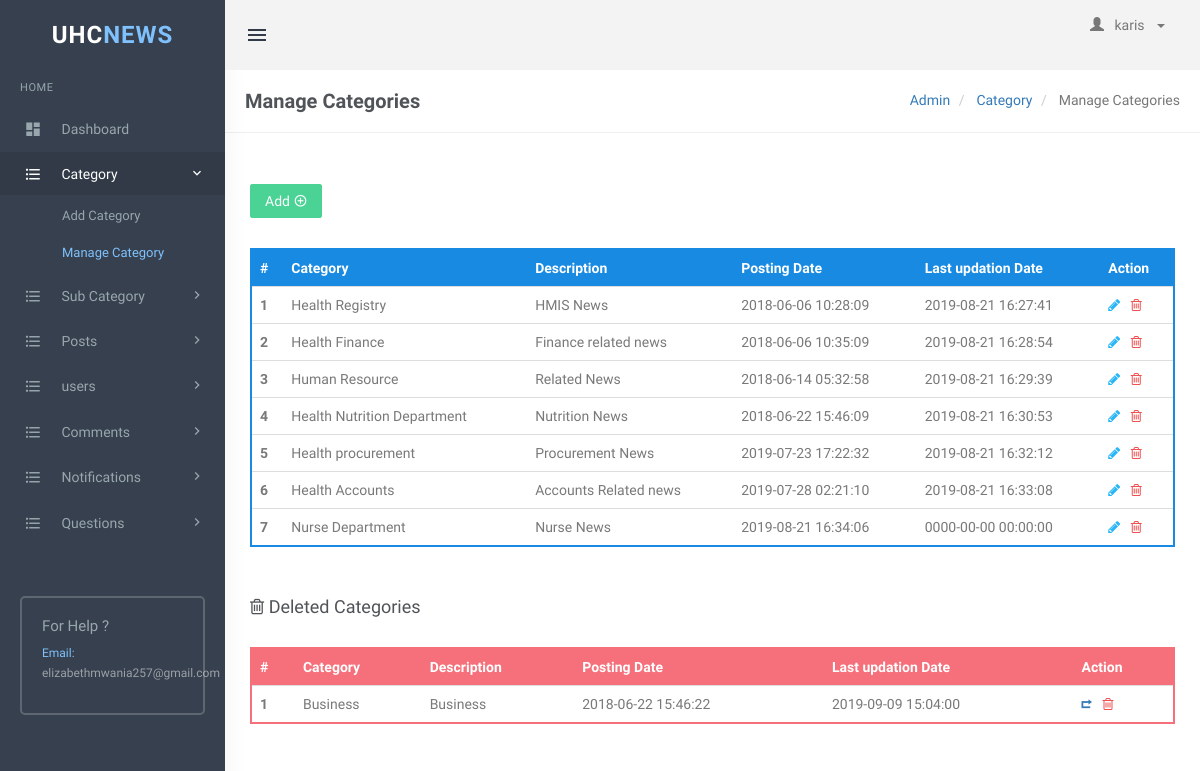
/admin/manage-categories.php (signed in), run on the app's committed database.
### tables this page shows
CREATE TABLE `tblcategory` (
  `id` int(11) NOT NULL,
  `CategoryName` varchar(200) DEFAULT NULL,
  `Description` mediumtext DEFAULT NULL,
  `PostingDate` timestamp NULL DEFAULT current_timestamp(),
  `UpdationDate` timestamp NULL DEFAULT '0000-00-00 00:00:00' ON UPDATE current_timestamp(),
  `Is_Active` int(1) DEFAULT NULL
);

### admin/manage-categories.php (the view, shortened to what this page needs)
<!DOCTYPE html>
<html lang="en">
    <head>
        <link href="assets/css/bootstrap.min.css" rel="stylesheet" type="text/css" />
        <link href="assets/css/core.css" rel="stylesheet" type="text/css" />
        <link href="assets/css/components.css" rel="stylesheet" type="text/css" />
        <link href="assets/css/icons.css" rel="stylesheet" type="text/css" />
        <link href="assets/css/pages.css" rel="stylesheet" type="text/css" />
        <link href="assets/css/menu.css" rel="stylesheet" type="text/css" />
        <link href="assets/css/responsive.css" rel="stylesheet" type="text/css" />
		<link rel="stylesheet" href="./plugins/switchery/switchery.min.css">
    </head>
    <body class="fixed-left">
        <div id="wrapper">
<?php include('includes/topheader.php');?>
<?php include('includes/leftsidebar.php');?>
            <div class="content-page">
                <div class="content">
                    <div class="container">
                        <div class="row">
							<div class="col-xs-12">
								<div class="page-title-box">
                                    <h4 class="page-title">Manage Categories</h4>
                                    <ol class="breadcrumb p-0 m-0">
                                        <li>
                                            <a href="#">Admin</a>
                                        </li>
                                        <li>
                                            <a href="#">Category </a>
                                        </li>
                                        <li class="active">
                                           Manage Categories
                                        </li>
                                    </ol>
                                    <div class="clearfix"></div>
                                </div>
							</div>
						</div>
<div class="row">
<div class="col-sm-6">
</div>
                                    <div class="row">
										<div class="col-md-12">
											<div class="demo-box m-t-20">
<div class="m-b-30">
<a href="add-category.php">
<button id="addToTable" class="btn btn-success waves-effect waves-light">Add <i class="mdi mdi-plus-circle-outline" ></i></button>
</a>
 </div>
												<div class="table-responsive">
                                                    <table class="table m-0 table-colored-bordered table-bordered-primary">
                                                        <thead>
                                                            <tr>
                                                                <th>#</th>
                                                                <th> Category</th>
                                                                <th>Description</th>
                                                                <th>Posting Date</th>
                                                                  <th>Last updation Date</th>
                                                                <th>Action</th>
                                                            </tr>
                                                        </thead>
                                                        <tbody>
<?php
$conn = mysqli_connect("localhost","root","","php_login_system");
$query=mysqli_query($conn,"Select id,CategoryName,Description,PostingDate,UpdationDate from  tblcategory where Is_Active=1");
$cnt=1;
while($row=mysqli_fetch_array($query))
{
?>
 <tr>
<th scope="row"><?php echo htmlentities($cnt);?></th>
<td><?php echo htmlentities($row['CategoryName']);?></td>
<td><?php echo htmlentities($row['Description']);?></td>
<td><?php echo htmlentities($row['PostingDate']);?></td>
<td><?php echo htmlentities($row['UpdationDate']);?></td>
<td><a href="edit-category.php?cid=<?php echo htmlentities($row['id']);?>"><i class="fa fa-pencil" style="color: #29b6f6;"></i></a>
	&nbsp;<a href="manage-categories.php?rid=<?php echo htmlentities($row['id']);?>&&action=del"> <i class="fa fa-trash-o" style="color: #f05050"></i></a> </td>
</tr>
<?php
$cnt++;
 } ?>
</tbody>
                                                    </table>
                                                </div>
											</div>
										</div>
									</div>
<div class="row">
<div class="col-md-12">
<div class="demo-box m-t-20">
<div class="m-b-30">
 <h4><i class="fa fa-trash-o" ></i> Deleted Categories</h4>
 </div>
<div class="table-responsive">
<table class="table m-0 table-colored-bordered table-bordered-danger">
                                                        <thead>
                                                            <tr>
                                                                <th>#</th>
                                                                <th> Category</th>
                                                                <th>Description</th>
                                                                <th>Posting Date</th>
                                                                  <th>Last updation Date</th>
                                                                <th>Action</th>
                                                            </tr>
                                                        </thead>
                                                        <tbody>
<?php
$conn = mysqli_connect("localhost","root","","php_login_system");
$query=mysqli_query($conn,"Select id,CategoryName,Description,PostingDate,UpdationDate from  tblcategory where Is_Active=0");
$cnt=1;
while($row=mysqli_fetch_array($query))
{
?>
 <tr>
<th scope="row"><?php echo htmlentities($cnt);?></th>
<td><?php echo htmlentities($row['CategoryName']);?></td>
<td><?php echo htmlentities($row['Description']);?></td>
<td><?php echo htmlentities($row['PostingDate']);?></td>
<td><?php echo htmlentities($row['UpdationDate']);?></td>
<td><a href="manage-categories.php?resid=<?php echo htmlentities($row['id']);?>"><i class="ion-arrow-return-right" title="Restore this category"></i></a>
	&nbsp;<a href="manage-categories.php?rid=<?php echo htmlentities($row['id']);?>&&action=parmdel" title="Delete forever"> <i class="fa fa-trash-o" style="color: #f05050"></i> </td>
</tr>
<?php
$cnt++;
 } ?>
</tbody>
                                                    </table>
                                                </div>
											</div>
										</div>
									</div>
                    </div>
                </div>
<?php include_once "layout_foot.php";?>
    </body>
</html>

### admin/assets/css/core.css (style rules this page uses)
body { font-family: 'Varela Round', sans-serif; margin: 0; padding-bottom: 60px; overflow-x: hidden; color: #797979; }
html { position: relative; min-height: 100%; }
.h1, .h2, .h3, .h4, .h5, .h6, h1, h2, h3, h4, h5, h6 { color: #505458; font-family: 'Hind Madurai', sans-serif; margin: 10px 0; }
* { outline: none !important; }
.container { width: auto; }
#wrapper { height: 100%; overflow: hidden; width: 100%; }
.p-0 { padding: 0 !important; }
.m-0 { margin: 0 !important; }
.m-t-20 { margin-top: 20px !important; }
.m-b-30 { margin-bottom: 30px !important; }
.row { margin-right: -10px; margin-left: -10px; }
.col-lg-1, .col-lg-10, .col-lg-11, .col-lg-12, .col-lg-2, .col-lg-3, .col-lg-4, .col-lg-5, .col-lg-6, .col-lg-7, .col-lg-8, .col-lg-9, .col-md-1, .col-md-10, .col-md-11, .col-md-12, .col-md-2, .col-md-3, .col-md-4, .col-md-5, .col-md-6, .col-md-7, .col-md-8, .col-md-9, .col-sm-1, .col-sm-10, .col-sm-11, .col-sm-12, .col-sm-2, .col-sm-3, .col-sm-4, .col-sm-5, .col-sm-6, .col-sm-7, .col-sm-8, .col-sm-9, .col-xs-1, .col-xs-10, .col-xs-11, .col-xs-12, .col-xs-2, .col-xs-3, .col-xs-4, .col-xs-5, .col-xs-6, .col-xs-7, .col-xs-8, .col-xs-9 { padding-left: 10px; padding-right: 10px; }
.breadcrumb { background-color: transparent; margin-bottom: 15px; padding-top: 10px; padding-left: 0; }
.waves-effect { position: relative; cursor: pointer; display: inline-block; overflow: hidden; -webkit-user-select: none; -moz-user-select: none; -ms-user-select: none; user-select: none; -webkit-tap-highlight-color: transparent; vertical-align: middle; z-index: 1; will-change: opacity, transform; -webkit-transition: all 0.3s ease-out; -moz-transition: all 0.3s ease-out; -o-transition: all 0.3s ease-out; -ms-transition: all 0.3s ease-out; transition: all 0.3s ease-out; }
.demo-box { padding: 10px 15px; }

### admin/assets/css/menu.css (style rules this page uses)
.content-page { margin-left: 225px; overflow: hidden; }
.content-page .content { padding: 0 5px 10px 5px; margin-top: 70px; }
.page-title { font-size: 20px; margin-bottom: 0; margin-top: 0; font-weight: 600; }
.page-title-box { padding: 20px; border-bottom: 1px solid #eee; margin: 0 -20px 20px -20px; }
.page-title-box .page-title { margin-bottom: 0; float: left; }
.page-title-box .breadcrumb { float: right; background-color: transparent !important; }

### data on the page
tblcategory: CategoryName "Health Registry", Description "HMIS News", PostingDate "2018-06-06 10:28:09", UpdationDate "2019-08-21 16:27:41"
tblcategory: CategoryName "Health Finance", Description "Finance related news", PostingDate "2018-06-06 10:35:09", UpdationDate "2019-08-21 16:28:54"
tblcategory: CategoryName "Human Resource", Description "Related News", PostingDate "2018-06-14 05:32:58", UpdationDate "2019-08-21 16:29:39"
tblcategory: CategoryName "Health Nutrition Department", Description "Nutrition News", PostingDate "2018-06-22 15:46:09", UpdationDate "2019-08-21 16:30:53"
tblcategory: CategoryName "Health procurement", Description "Procurement News", PostingDate "2019-07-23 17:22:32", UpdationDate "2019-08-21 16:32:12"
tblcategory: CategoryName "Health Accounts", Description "Accounts Related news", PostingDate "2019-07-28 02:21:10", UpdationDate "2019-08-21 16:33:08"
tblcategory: CategoryName "Nurse Department", Description "Nurse News", PostingDate "2019-08-21 16:34:06", UpdationDate "0000-00-00 00:00:00"
tblcategory: CategoryName "Business", Description "Business", PostingDate "2018-06-22 15:46:22", UpdationDate "2019-09-09 15:04:00"

### other printed values
$_SESSION['firstname'] "karis"
